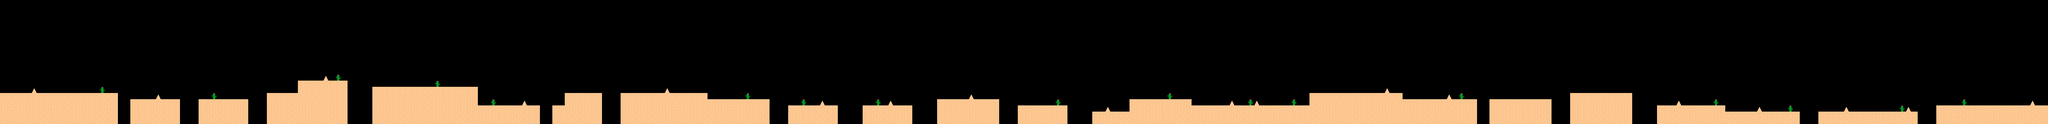

A level layout from a 2D game, rendered from its tile map. Below: a short description, then the map file with tile-grid data replaced by summaries:
An orthogonal 330x20 tile map with 16x16 px tiles, 1 tile layer (Tile Layer 1).

<map version="1.10" tiledversion="1.12.2" orientation="orthogonal" renderorder="right-down" width="330" height="20" tilewidth="16" tileheight="16" infinite="0" nextlayerid="2" nextobjectid="1">
 <editorsettings>
  <export format="tmx" />
 </editorsettings>
 <tileset firstgid="1" source="../tilesets/desert.tsx" />
 <layer id="1" name="Tile Layer 1" width="330" height="20">
  <data>[6600 cells, 1130 non-empty, 3 distinct tile ids]</data>
 </layer>
</map>
